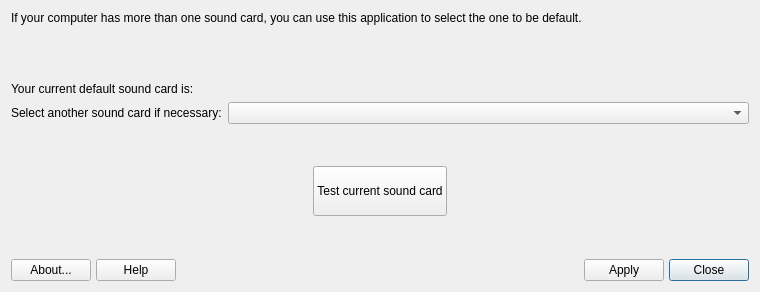
<?xml version="1.0" encoding="UTF-8"?>
<ui version="4.0">
 <class>MainWindow</class>
 <widget class="QDialog" name="MainWindow">
  <property name="geometry">
   <rect>
    <x>0</x>
    <y>0</y>
    <width>760</width>
    <height>292</height>
   </rect>
  </property>
  <property name="windowTitle">
   <string>MX Select Sound</string>
  </property>
  <layout class="QGridLayout" name="gridLayout_2">
   <item row="0" column="0">
    <layout class="QGridLayout" name="gridLayout">
     <item row="2" column="0">
      <widget class="QLabel" name="label1">
       <property name="sizePolicy">
        <sizepolicy hsizetype="Maximum" vsizetype="Preferred">
         <horstretch>0</horstretch>
         <verstretch>0</verstretch>
        </sizepolicy>
       </property>
       <property name="text">
        <string>&lt;html&gt;&lt;head/&gt;&lt;body&gt;&lt;p&gt;Your current default sound card is:&lt;/p&gt;&lt;/body&gt;&lt;/html&gt;</string>
       </property>
       <property name="textFormat">
        <enum>Qt::RichText</enum>
       </property>
      </widget>
     </item>
     <item row="8" column="0" colspan="3">
      <layout class="QGridLayout" name="buttonBar" columnstretch="0,0,0,0,0,0,0,0,0,0">
       <property name="sizeConstraint">
        <enum>QLayout::SetDefaultConstraint</enum>
       </property>
       <property name="leftMargin">
        <number>0</number>
       </property>
       <property name="topMargin">
        <number>0</number>
       </property>
       <property name="rightMargin">
        <number>0</number>
       </property>
       <property name="bottomMargin">
        <number>0</number>
       </property>
       <property name="spacing">
        <number>5</number>
       </property>
       <item row="1" column="1">
        <widget class="QPushButton" name="pushHelp">
         <property name="sizePolicy">
          <sizepolicy hsizetype="Minimum" vsizetype="Preferred">
           <horstretch>0</horstretch>
           <verstretch>0</verstretch>
          </sizepolicy>
         </property>
         <property name="toolTip">
          <string>Display help </string>
         </property>
         <property name="text">
          <string>Help</string>
         </property>
         <property name="icon">
          <iconset theme="help-contents">
           <normaloff>.</normaloff>.</iconset>
         </property>
         <property name="shortcut">
          <string>Alt+H</string>
         </property>
        </widget>
       </item>
       <item row="1" column="5">
        <spacer name="horizontalSpacer2">
         <property name="orientation">
          <enum>Qt::Horizontal</enum>
         </property>
         <property name="sizeType">
          <enum>QSizePolicy::Expanding</enum>
         </property>
         <property name="sizeHint" stdset="0">
          <size>
           <width>100</width>
           <height>20</height>
          </size>
         </property>
        </spacer>
       </item>
       <item row="1" column="0">
        <widget class="QPushButton" name="pushAbout">
         <property name="sizePolicy">
          <sizepolicy hsizetype="Minimum" vsizetype="Preferred">
           <horstretch>0</horstretch>
           <verstretch>0</verstretch>
          </sizepolicy>
         </property>
         <property name="toolTip">
          <string>About this application</string>
         </property>
         <property name="text">
          <string>About...</string>
         </property>
         <property name="icon">
          <iconset theme="help-about">
           <normaloff>.</normaloff>.</iconset>
         </property>
         <property name="shortcut">
          <string>Alt+B</string>
         </property>
         <property name="autoDefault">
          <bool>true</bool>
         </property>
        </widget>
       </item>
       <item row="1" column="2">
        <spacer name="horizontalSpacer1">
         <property name="orientation">
          <enum>Qt::Horizontal</enum>
         </property>
         <property name="sizeType">
          <enum>QSizePolicy::Expanding</enum>
         </property>
         <property name="sizeHint" stdset="0">
          <size>
           <width>100</width>
           <height>20</height>
          </size>
         </property>
        </spacer>
       </item>
       <item row="1" column="9">
        <widget class="QPushButton" name="pushCancel">
         <property name="sizePolicy">
          <sizepolicy hsizetype="Minimum" vsizetype="Preferred">
           <horstretch>0</horstretch>
           <verstretch>0</verstretch>
          </sizepolicy>
         </property>
         <property name="toolTip">
          <string>Quit application</string>
         </property>
         <property name="text">
          <string>Close</string>
         </property>
         <property name="icon">
          <iconset theme="window-close">
           <normaloff>.</normaloff>.</iconset>
         </property>
         <property name="shortcut">
          <string>Alt+N</string>
         </property>
         <property name="autoDefault">
          <bool>true</bool>
         </property>
         <property name="default">
          <bool>true</bool>
         </property>
        </widget>
       </item>
       <item row="1" column="3">
        <widget class="QLabel" name="labelMX">
         <property name="maximumSize">
          <size>
           <width>32</width>
           <height>32</height>
          </size>
         </property>
         <property name="midLineWidth">
          <number>0</number>
         </property>
         <property name="text">
          <string/>
         </property>
         <property name="pixmap">
          <pixmap resource="images.qrc">:/icons/logo.svg</pixmap>
         </property>
         <property name="scaledContents">
          <bool>true</bool>
         </property>
        </widget>
       </item>
       <item row="1" column="7">
        <widget class="QPushButton" name="pushApply">
         <property name="sizePolicy">
          <sizepolicy hsizetype="Minimum" vsizetype="Preferred">
           <horstretch>0</horstretch>
           <verstretch>0</verstretch>
          </sizepolicy>
         </property>
         <property name="text">
          <string>Apply</string>
         </property>
         <property name="icon">
          <iconset theme="dialog-ok">
           <normaloff>.</normaloff>.</iconset>
         </property>
         <property name="shortcut">
          <string/>
         </property>
         <property name="autoDefault">
          <bool>true</bool>
         </property>
         <property name="default">
          <bool>false</bool>
         </property>
        </widget>
       </item>
      </layout>
     </item>
     <item row="4" column="0">
      <widget class="QLabel" name="label_2">
       <property name="text">
        <string>&lt;html&gt;&lt;head/&gt;&lt;body&gt;&lt;p&gt;Select another sound card if necessary:&lt;/p&gt;&lt;/body&gt;&lt;/html&gt;</string>
       </property>
      </widget>
     </item>
     <item row="2" column="1" colspan="2">
      <widget class="QLabel" name="labelCurrent">
       <property name="sizePolicy">
        <sizepolicy hsizetype="Preferred" vsizetype="Preferred">
         <horstretch>0</horstretch>
         <verstretch>0</verstretch>
        </sizepolicy>
       </property>
       <property name="font">
        <font>
         <weight>75</weight>
         <bold>true</bold>
        </font>
       </property>
       <property name="text">
        <string/>
       </property>
      </widget>
     </item>
     <item row="0" column="0" colspan="3">
      <widget class="QLabel" name="label">
       <property name="text">
        <string>&lt;html&gt;&lt;head/&gt;&lt;body&gt;&lt;p&gt;If your computer has more than one sound card, you can use this application to select the one to be default. &lt;br/&gt;&lt;/p&gt;&lt;/body&gt;&lt;/html&gt;</string>
       </property>
       <property name="textFormat">
        <enum>Qt::RichText</enum>
       </property>
       <property name="wordWrap">
        <bool>true</bool>
       </property>
      </widget>
     </item>
     <item row="7" column="0" colspan="3">
      <spacer name="verticalSpacer">
       <property name="orientation">
        <enum>Qt::Vertical</enum>
       </property>
       <property name="sizeType">
        <enum>QSizePolicy::MinimumExpanding</enum>
       </property>
       <property name="sizeHint" stdset="0">
        <size>
         <width>20</width>
         <height>20</height>
        </size>
       </property>
      </spacer>
     </item>
     <item row="4" column="1" colspan="2">
      <widget class="QComboBox" name="comboBox"/>
     </item>
     <item row="6" column="0" colspan="3">
      <layout class="QHBoxLayout" name="horizontalLayout">
       <item>
        <widget class="QPushButton" name="pushTest">
         <property name="sizePolicy">
          <sizepolicy hsizetype="Fixed" vsizetype="Fixed">
           <horstretch>0</horstretch>
           <verstretch>0</verstretch>
          </sizepolicy>
         </property>
         <property name="minimumSize">
          <size>
           <width>0</width>
           <height>50</height>
          </size>
         </property>
         <property name="text">
          <string>Test current sound card</string>
         </property>
         <property name="icon">
          <iconset>
           <normaloff>../../../../../../../usr/share/pixmaps/mx/mx-select-sound.png</normaloff>../../../../../../../usr/share/pixmaps/mx/mx-select-sound.png</iconset>
         </property>
        </widget>
       </item>
      </layout>
     </item>
     <item row="5" column="0" colspan="3">
      <spacer name="verticalSpacer_2">
       <property name="orientation">
        <enum>Qt::Vertical</enum>
       </property>
       <property name="sizeType">
        <enum>QSizePolicy::MinimumExpanding</enum>
       </property>
       <property name="sizeHint" stdset="0">
        <size>
         <width>20</width>
         <height>20</height>
        </size>
       </property>
      </spacer>
     </item>
     <item row="1" column="0" colspan="3">
      <spacer name="verticalSpacer_3">
       <property name="orientation">
        <enum>Qt::Vertical</enum>
       </property>
       <property name="sizeType">
        <enum>QSizePolicy::MinimumExpanding</enum>
       </property>
       <property name="sizeHint" stdset="0">
        <size>
         <width>20</width>
         <height>10</height>
        </size>
       </property>
      </spacer>
     </item>
    </layout>
   </item>
  </layout>
 </widget>
 <tabstops>
  <tabstop>pushCancel</tabstop>
  <tabstop>comboBox</tabstop>
  <tabstop>pushTest</tabstop>
  <tabstop>pushAbout</tabstop>
  <tabstop>pushHelp</tabstop>
  <tabstop>pushApply</tabstop>
 </tabstops>
 <resources>
  <include location="images.qrc"/>
 </resources>
 <connections>
  <connection>
   <sender>pushCancel</sender>
   <signal>pressed()</signal>
   <receiver>MainWindow</receiver>
   <slot>close()</slot>
   <hints>
    <hint type="sourcelabel">
     <x>723</x>
     <y>519</y>
    </hint>
    <hint type="destinationlabel">
     <x>388</x>
     <y>272</y>
    </hint>
   </hints>
  </connection>
 </connections>
</ui>
